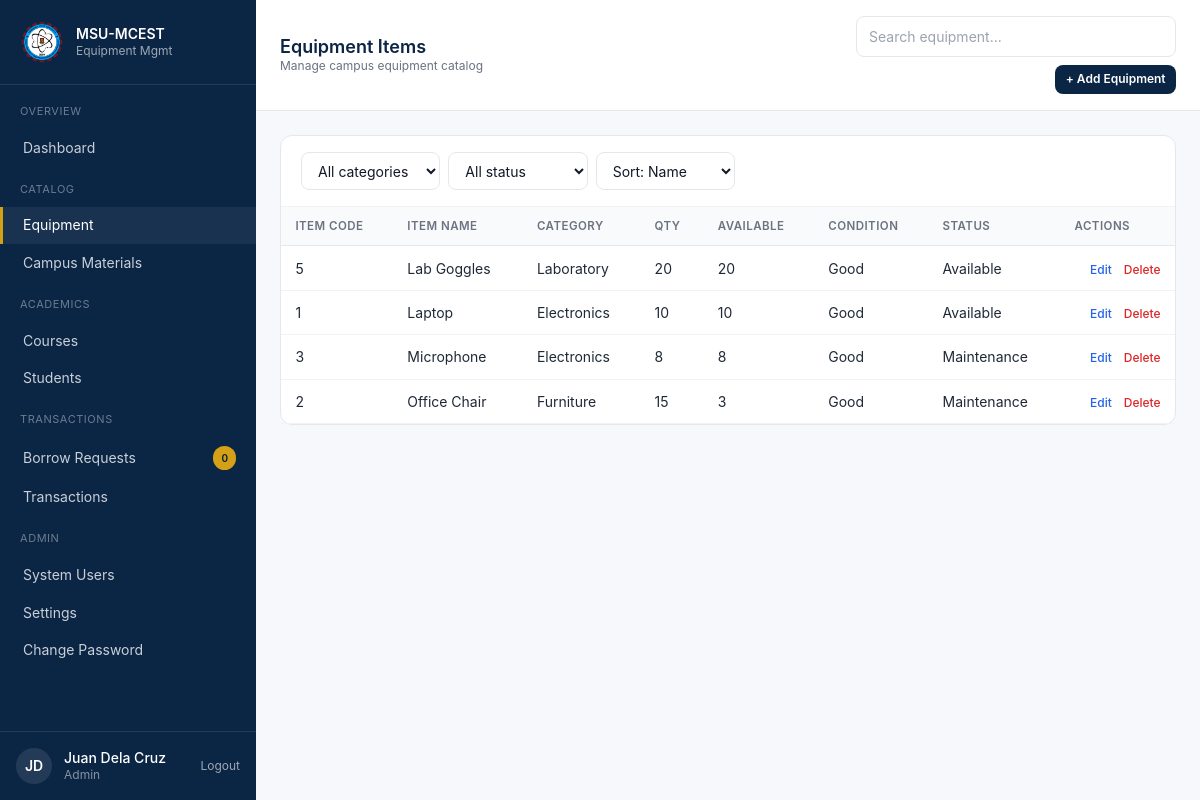
Page /pages/equipment.php (signed in) on the committed database.
### tables this page shows
CREATE TABLE `users` (
  `user_id` int(11) NOT NULL,
  `student_id` int(11) DEFAULT NULL,
  `official_id` varchar(50) DEFAULT NULL,
  `username` varchar(100) NOT NULL,
  `password` varchar(255) NOT NULL,
  `role` enum('student','admin','faculty') DEFAULT 'student',
  `is_default_password` tinyint(1) DEFAULT 1,
  `is_active` tinyint(1) DEFAULT 1,
  `last_login` timestamp NULL DEFAULT NULL,
  `created_at` timestamp NOT NULL DEFAULT current_timestamp()
);

CREATE TABLE `master_list` (
  `student_id` int(11) NOT NULL,
  `first_name` varchar(100) NOT NULL,
  `last_name` varchar(255) NOT NULL,
  `course_code` varchar(20) DEFAULT NULL,
  `year_level` varchar(50) DEFAULT NULL,
  `created_at` timestamp NOT NULL DEFAULT current_timestamp()
);

CREATE TABLE `items` (
  `item_id` int(11) NOT NULL,
  `item_name` varchar(200) NOT NULL,
  `description` varchar(1000) DEFAULT NULL,
  `unit_id` int(11) DEFAULT NULL,
  `category_id` int(11) NOT NULL,
  `total_quantity` int(11) NOT NULL DEFAULT 0,
  `available_quantity` int(11) NOT NULL DEFAULT 0,
  `min_quantity_alert` int(11) DEFAULT 5,
  `received_by_official_id` varchar(50) DEFAULT NULL,
  `date_added` date DEFAULT NULL,
  `status` enum('active','inactive') DEFAULT 'active',
  `stock_status` enum('out_of_stock','low_stock','available') NOT NULL DEFAULT 'out_of_stock',
  `created_at` timestamp NOT NULL DEFAULT current_timestamp(),
  `updated_at` timestamp NOT NULL DEFAULT current_timestamp() ON UPDATE current_timestamp()
);

CREATE TABLE `category` (
  `category_id` int(11) NOT NULL,
  `category_name` varchar(200) NOT NULL
);

### partials/page-data.php (called while the page is built, shortened)
<?php
require_once __DIR__ . '/../process/_helpers.php';
function h($value)
{
    return htmlspecialchars((string) ($value ?? ''), ENT_QUOTES, 'UTF-8');
}
function one_value($sql, array $params = [])
{
    global $pdo;
    $stmt = $pdo->prepare($sql);
    $stmt->execute($params);
    return $stmt->fetchColumn();
}
function all_rows($sql, array $params = [])
{
    global $pdo;
    $stmt = $pdo->prepare($sql);
    $stmt->execute($params);
    return $stmt->fetchAll();
}
function current_user()
{
    return all_rows(
        'SELECT u.*, m.first_name, m.last_name, m.course_code, m.year_level
         FROM users u
         LEFT JOIN master_list m ON m.student_id = u.student_id
         WHERE u.user_id = ?
         LIMIT 1',
        [$_SESSION['user_id']]
    )[0] ?? null;
}
function user_full_name($user)
{
    $name = trim(($user['first_name'] ?? '') . ' ' . ($user['last_name'] ?? ''));
    return $name !== '' ? $name : ($user['username'] ?? 'User');
}
function initials($name)
{
    $parts = preg_split('/\s+/', trim($name), -1, PREG_SPLIT_NO_EMPTY);
    $letters = '';
    foreach (array_slice($parts, 0, 2) as $part) {
        $letters .= strtoupper(substr($part, 0, 1));
    }
    return $letters ?: 'U';
}
function pending_request_count()
{
    return (int) one_value('SELECT COUNT(*) FROM borrow_request WHERE status = "PENDING"');
}
function material_condition($itemAlias = 'i', $categoryAlias = 'c')
{
    return "(LOWER(COALESCE({$categoryAlias}.category_name, '')) IN ('materials', 'material', 'campus materials', 'office supplies') OR {$itemAlias}.description LIKE '%Unit price:%' OR {$itemAlias}.description LIKE '%Type: Material%')";
}
function equipment_condition($itemAlias = 'i', $categoryAlias = 'c')
{
    return 'NOT ' . material_condition($itemAlias, $categoryAlias);
}
function plain_description($description)
{
    $lines = preg_split('/\R/', (string) $description);
    $lines = array_filter($lines, function ($line) {
        return !preg_match('/^(Item code|Condition|Unit price|Type):/i', trim($line));
    });
    return trim(implode("\n", $lines));
}
function meta_value($description, $label)
{
    return '';
}
$currentUser = current_user();
$currentName = $currentUser ? user_full_name($currentUser) : 'User';
$currentInitials = initials($currentName);
$canManageBorrowWorkflow = can_manage_borrow_workflow($currentUser['role'] ?? ($_SESSION['role'] ?? ''));
$canManageUserRoles = can_manage_user_roles($currentUser['role'] ?? ($_SESSION['role'] ?? ''));
$pendingCount = pending_request_count();

### process/_helpers.php (called while the page is built, shortened)
<?php
function clean($value)
{
    return trim((string) ($value ?? ''));
}
function can_manage_borrow_workflow($role)
{
    return $role === 'admin';
}
function can_manage_user_roles($role)
{
    return $role === 'admin';
}

### pages/equipment.php (the view, shortened to what this page needs)
<?php
require_once __DIR__ . '/../partials/page-data.php';
$sort = clean($_GET['sort'] ?? 'name');
$where = [equipment_condition('i', 'c')];
$params = [];
$orderBy = 'i.item_name ASC';
$equipmentRows = all_rows(
    'SELECT i.*, c.category_name, u.unit_name
     FROM items i
     LEFT JOIN category c ON c.category_id = i.category_id
     LEFT JOIN unit u ON u.unit_id = i.unit_id
     WHERE ' . implode(' AND ', $where) . '
     ORDER BY ' . $orderBy,
    $params
);
?>
<!doctype html>
<html lang="en">
<head>
  <script src="https://cdn.tailwindcss.com"></script>
  <link rel="stylesheet" href="../css/app.css" />
</head>
<body class="min-h-screen bg-surface">
<aside class="sidebar hidden md:flex md:flex-col w-64 bg-navy text-white fixed inset-y-0 left-0 z-30">
  <div class="px-5 py-5 border-b border-white/10 flex items-center gap-3">
    <img class="brand-logo" src="../assets/images/logo.png" width="44" height="44" alt="MSU-MCEST logo" />
    <div>
      <div class="text-sm font-semibold leading-tight">MSU-MCEST</div>
      <div class="text-xs text-white/60">Equipment Mgmt</div>
    </div>
  </div>
  <nav class="flex-1 py-4 text-sm">
    <p class="px-5 mt-3 first:mt-0 text-[11px] uppercase tracking-wider text-white/40 mb-2">Overview</p>
    <a href="admin-dashboard.php" class="nav-link">Dashboard</a>
    <p class="px-5 mt-3 first:mt-0 text-[11px] uppercase tracking-wider text-white/40 mb-2">Catalog</p>
    <a href="equipment.php" class="nav-link active">Equipment</a>
    <a href="materials.php" class="nav-link">Campus Materials</a>
    <p class="px-5 mt-3 first:mt-0 text-[11px] uppercase tracking-wider text-white/40 mb-2">Academics</p>
    <a href="courses.php" class="nav-link">Courses</a>
    <a href="students.php" class="nav-link">Students</a>
    <?php if ($canManageBorrowWorkflow): ?>
    <p class="px-5 mt-3 first:mt-0 text-[11px] uppercase tracking-wider text-white/40 mb-2">Transactions</p>
    <a href="requests.php" class="nav-link flex items-center">Borrow Requests<span class="ml-auto text-[10px] bg-gold text-navy-dark font-semibold px-2 py-0.5 rounded-full"><?php echo $pendingCount; ?></span></a>
    <a href="transactions.php" class="nav-link">Transactions</a>
    <?php endif; ?>
    <p class="px-5 mt-3 first:mt-0 text-[11px] uppercase tracking-wider text-white/40 mb-2">Admin</p>
    <?php if ($canManageUserRoles): ?>
    <a href="users.php" class="nav-link">System Users</a>
    <?php endif; ?>
    <a href="admin-settings.php" class="nav-link">Settings</a>
    <a href="change-password.php" class="nav-link">Change Password</a>
  </nav>
  <div class="p-4 border-t border-white/10 flex items-center gap-3">
    <div class="w-9 h-9 rounded-full bg-white/10 grid place-items-center text-sm font-semibold"><?php echo h($currentInitials); ?></div>
    <div class="text-sm leading-tight">
      <div class="font-medium"><?php echo h($currentName); ?></div>
      <div class="text-white/50 text-xs"><?php echo h(ucfirst($currentUser['role'] ?? 'user')); ?></div>
    </div>
    <a href="../process/logout.php" class="ml-auto text-white/60 hover:text-gold text-xs" data-confirm="Log out now?">Logout</a>
  </div>
</aside>
  <div class="md:ml-64 main-shift page-fade">
    <header class="bg-white border-b border-gray-200 sticky top-0 z-10">
      <div class="px-6 py-4 flex flex-wrap items-center gap-4">
        <div class="min-w-0">
          <h1 class="text-lg font-semibold text-navy leading-tight whitespace-nowrap">Equipment Items</h1>
          <p class="text-xs text-gray-500">Manage campus equipment catalog</p>
        </div>
        <div class="ml-auto flex items-center gap-2 flex-wrap justify-end"><input class="input max-w-xs" placeholder="Search equipment..." data-search-target="#equipmentTable" /><button class="btn btn-primary btn-sm" data-modal-open="addEquipmentModal">+ Add Equipment</button></div>
      </div>
    </header>
    <main class="p-6 space-y-6">
      <section class="card">
        <div class="card-header gap-3 flex-wrap">
          <form method="GET" class="flex items-center gap-2">
            <select class="select max-w-[10rem]" name="category" onchange="this.form.submit()">
              <option value="">All categories</option>
            </select>
            <select class="select max-w-[10rem]" name="status" onchange="this.form.submit()">
              <option value="">All status</option>
            </select>
            <select class="select max-w-[10rem]" name="sort" onchange="this.form.submit()">
              <option value="name" <?php echo $sort === 'name' ? 'selected' : ''; ?>>Sort: Name</option>
            </select>
          </form>
        </div>
        <div class="overflow-x-auto" id="equipmentTable">
          <table class="table">
            <thead><tr>
              <th>Item Code</th><th>Item Name</th><th>Category</th><th>Qty</th><th>Available</th>
              <th>Condition</th><th>Status</th><th class="text-right">Actions</th>
            </tr></thead>
            <tbody>
              <?php if (!$equipmentRows): ?>
                <tr><td colspan="8"><div class="empty"><div class="icon">-</div><p class="font-medium text-gray-700">No equipment yet</p><p class="text-sm">Click Add Equipment to add your first item.</p></div></td></tr>
              <?php else: foreach ($equipmentRows as $item):
                $itemCode = meta_value($item['description'], 'Item code') ?: $item['item_id'];
                $condition = meta_value($item['description'], 'Condition') ?: 'Good';
                $displayStatus = $item['status'] === 'inactive' ? 'Maintenance' : ((int) $item['available_quantity'] < (int) $item['total_quantity'] ? 'Borrowed' : 'Available');
                $description = plain_description($item['description']);
              ?>
                <tr data-searchable>
                  <td><?php echo h($itemCode); ?></td>
                  <td><?php echo h($item['item_name']); ?></td>
                  <td><?php echo h($item['category_name'] ?? 'Uncategorized'); ?></td>
                  <td><?php echo h($item['total_quantity']); ?></td>
                  <td><?php echo h($item['available_quantity']); ?></td>
                  <td><?php echo h($condition); ?></td>
                  <td><?php echo h($displayStatus); ?></td>
                  <td class="text-right space-x-2">
                    <button type="button" class="text-blue-600 hover:text-blue-800 text-xs font-medium"
                      data-modal-open="addEquipmentModal"
                      data-edit-equipment
                      data-id="<?php echo h($item['item_id']); ?>"
                      data-code="<?php echo h($itemCode); ?>"
                      data-name="<?php echo h($item['item_name']); ?>"
                      data-category-id="<?php echo h($item['category_id']); ?>"
                      data-unit-id="<?php echo h($item['unit_id']); ?>"
                      data-quantity="<?php echo h($item['total_quantity']); ?>"
                      data-condition="<?php echo h($condition); ?>"
                      data-status="<?php echo h($displayStatus); ?>"
                      data-description="<?php echo h($description); ?>">Edit</button>
                    <form method="POST" action="../process/equipment.php" class="inline" onsubmit="return confirm('Delete this equipment item?');">
                      <button class="text-red-600 hover:text-red-800 text-xs font-medium">Delete</button>
                    </form>
                  </td>
                </tr>
              <?php endforeach; endif; ?>
            </tbody>
          </table>
        </div>
      </section>
    </main>
  </div>
</body>
</html>

### css/app.css (style rules this page uses)
html, body { height: 100%; }
body { font-family: 'Inter', system-ui, -apple-system, Segoe UI, Roboto, sans-serif; background: #F7F8FB; color: #111827; }
.brand-logo { width: 2.75rem !important; height: 2.75rem !important; max-width: 2.75rem !important; max-height: 2.75rem !important; object-fit: contain; flex: 0 0 auto; }
.page-fade { opacity: 1; transition: opacity .2s ease; }
.js-ready .page-fade { opacity: 0; }
.js-ready .page-fade.is-ready { opacity: 1; }
.nav-link { display: flex; align-items: center; gap: .625rem; padding: .55rem 1.25rem; color: rgba(255,255,255,.78); border-left: 3px solid transparent; }
.nav-link.active { background: rgba(255,255,255,.06); color: #fff; border-left-color: #D4A017; }
.input, .select, .textarea { width: 100%; border: 1px solid #E5E7EB; background: #fff; border-radius: .5rem; padding: .55rem .75rem; font-size: .875rem; color: #111827; }
.btn { display:inline-flex; align-items:center; justify-content:center; gap:.5rem; padding:.55rem 1rem; border-radius:.5rem; font-size:.875rem; font-weight:600; white-space:nowrap; transition: background .15s ease, color .15s ease, border-color .15s ease; }
.btn-primary { background:#0B2545; color:#fff; }
.btn-sm { padding:.35rem .65rem; font-size:.75rem; }
.card { background:#fff; border:1px solid #E5E7EB; border-radius:.75rem; }
.card-header { padding:1rem 1.25rem; border-bottom:1px solid #F1F2F4; display:flex; align-items:center; justify-content:space-between; }
.table { width:100%; border-collapse:separate; border-spacing:0; font-size:.875rem; }
.table thead th { text-align:left; font-weight:600; font-size:.72rem; text-transform:uppercase; letter-spacing:.04em; color:#6B7280; background:#F9FAFB; padding:.65rem .9rem; border-bottom:1px solid #E5E7EB; }
.table tbody td { padding:.7rem .9rem; border-bottom:1px solid #F1F2F4; color:#1F2937; vertical-align: middle; }

### rows in the picture
users: student.last_name "JD", student.last_name "Juan Dela Cruz", role "Admin"
items: item_id "5", item_name "Lab Goggles", category.category_name "Laboratory", total_quantity "20", available_quantity "20", description "Good", displayStatus "Available"
items: item_id "1", item_name "Laptop", category.category_name "Electronics", total_quantity "10", available_quantity "10", description "Good", displayStatus "Available"
items: item_id "3", item_name "Microphone", category.category_name "Electronics", total_quantity "8", available_quantity "8", description "Good", status "Maintenance"
items: item_id "2", item_name "Office Chair", category.category_name "Furniture", total_quantity "15", available_quantity "3", description "Good", status "Maintenance"

### other values in the picture
$pendingCount "0"
